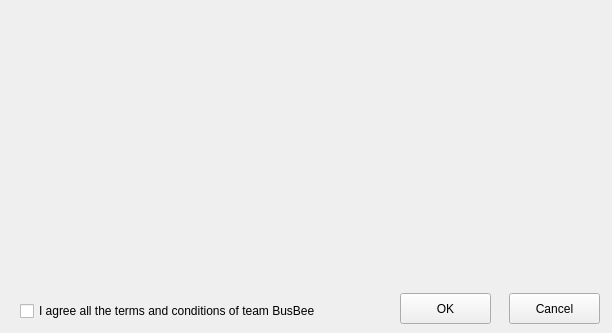
<?xml version="1.0" encoding="UTF-8"?>
<ui version="4.0">
 <class>MainWindow</class>
 <widget class="QMainWindow" name="MainWindow">
  <property name="geometry">
   <rect>
    <x>0</x>
    <y>0</y>
    <width>612</width>
    <height>333</height>
   </rect>
  </property>
  <property name="windowTitle">
   <string>MainWindow</string>
  </property>
  <widget class="QWidget" name="centralwidget">
   <widget class="QLabel" name="label">
    <property name="geometry">
     <rect>
      <x>0</x>
      <y>0</y>
      <width>611</width>
      <height>331</height>
     </rect>
    </property>
    <property name="text">
     <string/>
    </property>
    <property name="pixmap">
     <pixmap>C:/Users/acer/Downloads/Blue HD Wallpaper(3).jpg</pixmap>
    </property>
   </widget>
   <widget class="QCheckBox" name="checkBox">
    <property name="geometry">
     <rect>
      <x>20</x>
      <y>300</y>
      <width>331</width>
      <height>22</height>
     </rect>
    </property>
    <property name="styleSheet">
     <string notr="true">font: 900 italic 9pt &quot;Segoe UI&quot;;</string>
    </property>
    <property name="text">
     <string>I agree all the terms and conditions of team BusBee</string>
    </property>
   </widget>
   <widget class="QPushButton" name="pushButton">
    <property name="geometry">
     <rect>
      <x>400</x>
      <y>293</y>
      <width>91</width>
      <height>31</height>
     </rect>
    </property>
    <property name="toolTip">
     <string>&lt;html&gt;&lt;head/&gt;&lt;body&gt;&lt;p&gt;NextPage&lt;/p&gt;&lt;/body&gt;&lt;/html&gt;</string>
    </property>
    <property name="styleSheet">
     <string notr="true">font: 700 9pt &quot;Segoe UI&quot;;</string>
    </property>
    <property name="text">
     <string>OK</string>
    </property>
   </widget>
   <widget class="QPushButton" name="pushButton_2">
    <property name="geometry">
     <rect>
      <x>509</x>
      <y>293</y>
      <width>91</width>
      <height>31</height>
     </rect>
    </property>
    <property name="toolTip">
     <string>&lt;html&gt;&lt;head/&gt;&lt;body&gt;&lt;p&gt;Exit the app&lt;/p&gt;&lt;/body&gt;&lt;/html&gt;</string>
    </property>
    <property name="styleSheet">
     <string notr="true">font: 700 9pt &quot;Segoe UI&quot;;</string>
    </property>
    <property name="text">
     <string>Cancel</string>
    </property>
   </widget>
  </widget>
 </widget>
 <resources/>
 <connections/>
</ui>
